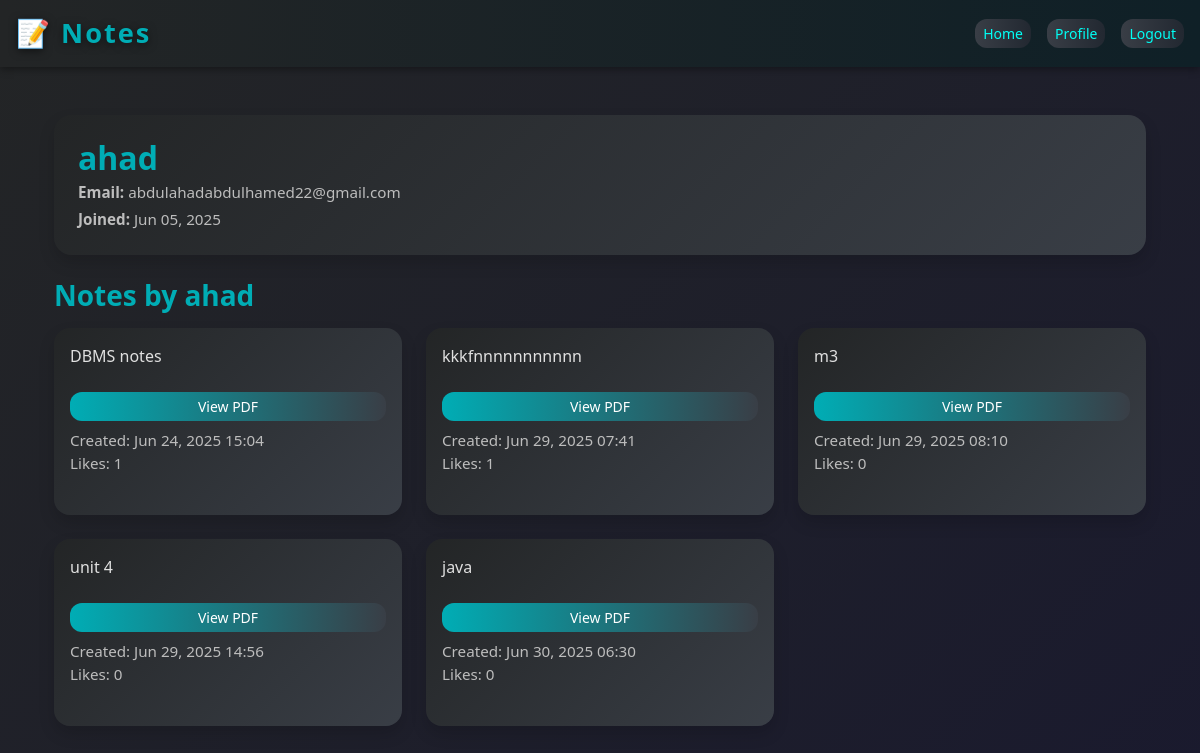
Page /first_note/profile/ahad/ on the earlier database version.
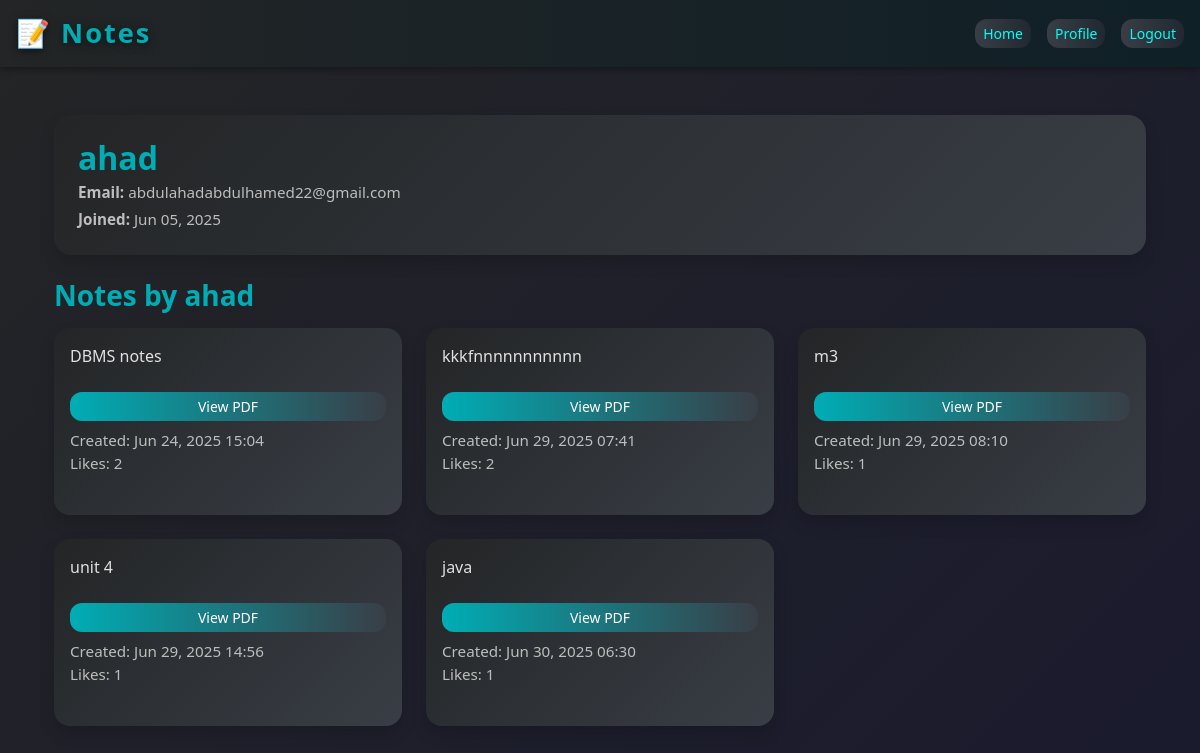
Same page on the later database version.
### first_note/models.py (models this page shows, shortened)
class notes(models.Model):
    user = models.ForeignKey(User, on_delete=models.CASCADE)
    content = models.TextField()
    BRANCH_CHOICES = [
        ('cse', 'CSE'),
        ('it', 'IT'),
        ('ece', 'ECE'),
    ]
    branch = models.CharField(max_length=10, choices=BRANCH_CHOICES,default='cse')
    year = models.IntegerField(choices=[(1, '1st'), (2, '2nd'), (3, '3rd'), (4, '4th')],default=1)
    semester = models.IntegerField(choices=[(1, 'Semester 1'), (2, 'Semester 2'), (3, 'Semester 3'), (4, 'Semester 4'), (5, 'Semester 5'), (6, 'Semester 6'), (7, 'Semester 7'), (8, 'Semester 8')], default=1)
    pdf = models.FileField(upload_to='tweets/pdfs/', blank=True, null=True)
    created_at = models.DateTimeField(default=timezone.now)
    updated_at = models.DateTimeField(auto_now=True)
    likes = models.ManyToManyField(User, related_name='liked_tweets', blank=True)
    favourites = models.ManyToManyField(User, related_name='favourite_notes', blank=True)

### first_note/views.py (the view)
# urls.py: path('profile/<str:username>/', views.profile, name='profile'),
def profile(request, username):
    user_obj = User.objects.get(username=username)
    user_notes = notes.objects.filter(user=user_obj)
    return render(request, 'notes/profile.html', {'user': user_obj, 'notes': user_notes})

### first_note/templates/notes/profile.html (shortened to what this page needs)
{% extends "layout.html" %}
{% block content %}
<div class="container py-4">
    <div class="card mb-4 p-4 shadow" style="background: linear-gradient(135deg, #232526 0%, #393e46 100%); border-radius: 18px;">
        <div class="d-flex align-items-center">
            <div>
                <h2 class="note-title mb-1">{{ user.username }}</h2>
                <p class="note-meta mb-1"><strong>Email:</strong> {{ user.email }}</p>
                <p class="note-meta mb-0"><strong>Joined:</strong> {{ user.date_joined|date:"M d, Y" }}</p>
            </div>
        </div>
    </div>
    <h3 class="note-title mb-3">Notes by {{ user.username }}</h3>
    <div class="row g-4">
        {% for note in notes %}
            <div class="col-12 col-md-6 col-lg-4">
                <div class="card h-100 mb-4 p-3 shadow" style="background: linear-gradient(135deg, #232526 0%, #393e46 100%); border-radius: 16px;">
                    <div class="mb-2" style="color: #e0e0e0;">
                        {{ note.content|linebreaks }}
                    </div>
                    {% if note.pdf %}
                        <a href="{{ note.pdf.url }}" class="btn btn-sm" style="background: linear-gradient(90deg, #00adb5 0%, #393e46 100%); color: #fff;" target="_blank">
                            View PDF
                        </a>
                    {% endif %}
                    <div class="mt-2 note-meta">
                        Created: {{ note.created_at|date:"M d, Y H:i" }}<br>
                        Likes: {{ note.likes.count }}
                    </div>
                </div>
            </div>
        {% empty %}
            <div class="alert alert-info text-center">No notes found for this user.</div>
        {% endfor %}
    </div>
</div>
{% endblock %}

Differences in the rows shown:
changed notes "DBMS notes": likes.count "1" → "2"
changed notes "kkkfnnnnnnnnnnn": likes.count "1" → "2"
changed notes "Jun 29, 2025 08:10": likes.count "0" → "1"
computed for notes "unit 4": likes.count "0" → "1"
changed notes "java": likes.count "0" → "1"
